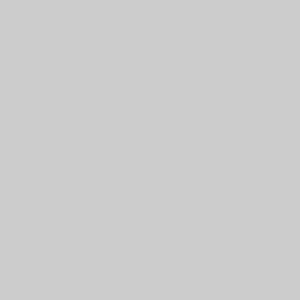
Frame 1 (no input)
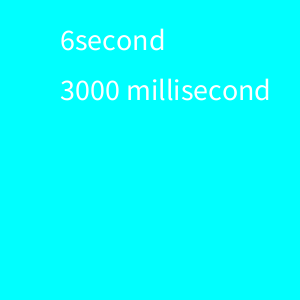
Frame 60 (the mouse pressed at the canvas centre just before this capture)
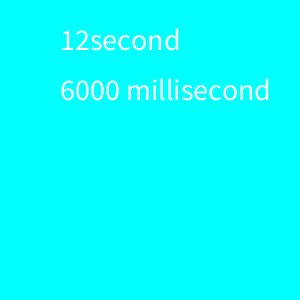
Frame 120 (the mouse held since frame 60 and released just before this capture)

The Processing sketch that drew these frames (run headless with seeded random() and noise(); from frame 60 on, the mouse is pressed at the canvas centre):

// Processing sketch: sketch_25_2
// ── sketch_25_2.pde
int frames = 0;
void setup(){
  size(300,300);
  frameRate(10); // set the frame rate
}
void draw(){
  frames++;
  if((frames % 10) == 0){
    background(0,255,255);
    textSize(30);
    text(frames/10 + "second", 60,50);
    text(frames/10*500 + " millisecond", 60,100);
  }
}
